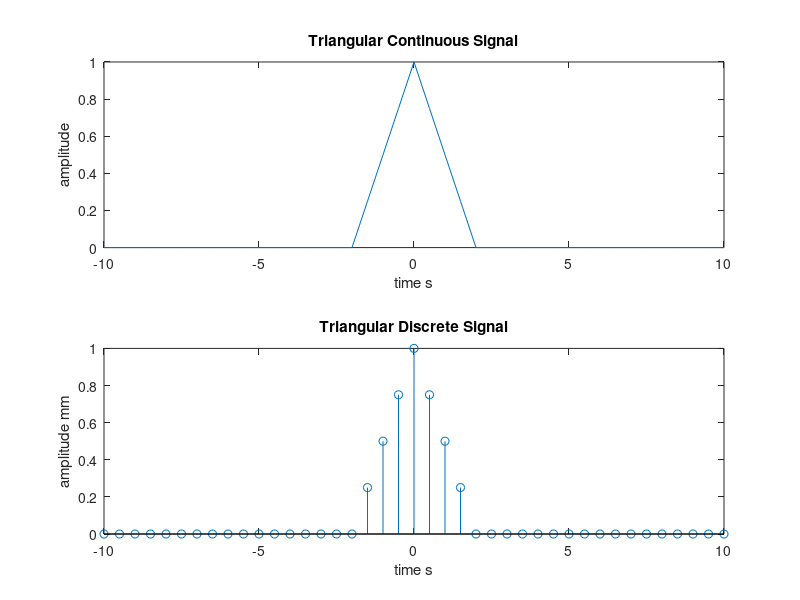

Here is the MATLAB script that generated this plot:
clc;
clear;
close all;

% Triangular Signal
time = -10:0.5:10;
base = 2;
x1 = 1 - abs(time) / 2;
x2 = 0;
triangularSignal = x1 .* (abs(time) <= base) + x2 .* (abs(time)>base);

subplot(2, 1, 1)
plot(time, triangularSignal);
xlabel('time s');
ylabel('amplitude');
title('Triangular Continuous Signal');

subplot(2, 1, 2)
stem(time, triangularSignal);
xlabel('time s');
ylabel('amplitude mm');
title('Triangular Discrete Signal')
